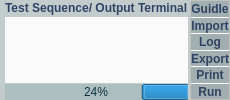
       <widget class="QFrame" name="frame_3">
        <property name="sizePolicy">
         <sizepolicy hsizetype="Preferred" vsizetype="Preferred">
          <horstretch>0</horstretch>
          <verstretch>0</verstretch>
         </sizepolicy>
        </property>
        <property name="minimumSize">
         <size>
          <width>0</width>
          <height>0</height>
         </size>
        </property>
        <property name="sizeIncrement">
         <size>
          <width>0</width>
          <height>0</height>
         </size>
        </property>
        <property name="font">
         <font>
          <family>Sans</family>
          <pointsize>10</pointsize>
          <weight>75</weight>
          <italic>false</italic>
          <bold>true</bold>
         </font>
        </property>
        <property name="styleSheet">
         <string notr="true">QFrame
{
font: 87 10pt &quot;Sans&quot;; 
font:bold;
background-color: rgba(194,204,205);
color: rgb(49, 67, 100);
}</string>
        </property>
        <property name="inputMethodHints">
         <set>Qt::ImhNone</set>
        </property>
        <property name="frameShape">
         <enum>QFrame::NoFrame</enum>
        </property>
        <property name="frameShadow">
         <enum>QFrame::Sunken</enum>
        </property>
        <property name="lineWidth">
         <number>0</number>
        </property>
        <property name="midLineWidth">
         <number>0</number>
        </property>
        <layout class="QGridLayout" name="gridLayout_8" rowstretch="2,8,1">
         <property name="leftMargin">
          <number>5</number>
         </property>
         <property name="topMargin">
          <number>0</number>
         </property>
         <property name="rightMargin">
          <number>0</number>
         </property>
         <property name="bottomMargin">
          <number>0</number>
         </property>
         <property name="horizontalSpacing">
          <number>2</number>
         </property>
         <property name="verticalSpacing">
          <number>1</number>
         </property>
         <item row="0" column="0">
          <widget class="QLabel" name="label_114">
           <property name="text">
            <string>Test Sequence/ Output Terminal</string>
           </property>
          </widget>
         </item>
         <item row="1" column="0">
          <widget class="QFrame" name="frame_4">
           <property name="styleSheet">
            <string notr="true">QFrame
{
font: 87 10pt &quot;Sans&quot;; 
font:bold;
 background-color: rgb(250, 250, 250); 
color: rgb(49, 67, 100);
border:none;
}</string>
           </property>
           <property name="frameShape">
            <enum>QFrame::StyledPanel</enum>
           </property>
           <property name="frameShadow">
            <enum>QFrame::Raised</enum>
           </property>
          </widget>
         </item>
         <item row="2" column="0">
          <widget class="QProgressBar" name="progressBar">
           <property name="sizePolicy">
            <sizepolicy hsizetype="Expanding" vsizetype="Preferred">
             <horstretch>0</horstretch>
             <verstretch>0</verstretch>
            </sizepolicy>
           </property>
           <property name="styleSheet">
            <string notr="true">background-color:rgba(97, 137, 147, 55);
font: 8pt &quot;Waree&quot;;
color: rgb(13, 52, 62);
border: none;
outline: none;
</string>
           </property>
           <property name="value">
            <number>24</number>
           </property>
           <property name="alignment">
            <set>Qt::AlignCenter</set>
           </property>
           <property name="textVisible">
            <bool>true</bool>
           </property>
           <property name="orientation">
            <enum>Qt::Horizontal</enum>
           </property>
           <property name="invertedAppearance">
            <bool>true</bool>
           </property>
          </widget>
         </item>
         <item row="0" column="1" rowspan="3">
          <widget class="QFrame" name="frame_5">
           <property name="sizePolicy">
            <sizepolicy hsizetype="Preferred" vsizetype="Preferred">
             <horstretch>0</horstretch>
             <verstretch>0</verstretch>
            </sizepolicy>
           </property>
           <property name="styleSheet">
            <string notr="true">QFrame
{
font: 87 10pt &quot;Sans&quot;; 
font:bold;
 background-color: rgb(250, 250, 250); 
color: rgb(49, 67, 100);
}</string>
           </property>
           <property name="frameShape">
            <enum>QFrame::StyledPanel</enum>
           </property>
           <property name="frameShadow">
            <enum>QFrame::Raised</enum>
           </property>
           <layout class="QGridLayout" name="gridLayout_11">
            <property name="leftMargin">
             <number>0</number>
            </property>
            <property name="topMargin">
             <number>0</number>
            </property>
            <property name="rightMargin">
             <number>0</number>
            </property>
            <property name="bottomMargin">
             <number>0</number>
            </property>
            <property name="horizontalSpacing">
             <number>0</number>
            </property>
            <property name="verticalSpacing">
             <number>1</number>
            </property>
            <item row="1" column="0">
             <widget class="QPushButton" name="btnImportCte">
              <property name="sizePolicy">
               <sizepolicy hsizetype="Minimum" vsizetype="Preferred">
                <horstretch>0</horstretch>
                <verstretch>30</verstretch>
               </sizepolicy>
              </property>
              <property name="styleSheet">
               <string notr="true">QPushButton
{
border-color: rgb(49, 67, 100);
color: rgb(49,67,100);
background-color: rgb(162,175,176); 
font: 87 10pt &quot;Myriad Pro&quot;;
font:bold;
outline:none;
border:none;
}
QPushButton::hover
{
   background-color:rgba(146,165,201);
  	border:none;
  	outline:none;
}</string>
              </property>
              <property name="text">
               <string>Import</string>
              </property>
              <property name="icon">
               <iconset resource="resources.qrc">
                <normaloff>:/Test/images/button/import_icon.png</normaloff>:/Test/images/button/import_icon.png</iconset>
              </property>
              <property name="iconSize">
               <size>
                <width>20</width>
                <height>20</height>
               </size>
              </property>
              <property name="flat">
               <bool>false</bool>
              </property>
             </widget>
            </item>
            <item row="5" column="0">
             <widget class="QPushButton" name="btnRunCte">
              <property name="sizePolicy">
               <sizepolicy hsizetype="Minimum" vsizetype="Preferred">
                <horstretch>0</horstretch>
                <verstretch>30</verstretch>
               </sizepolicy>
              </property>
              <property name="styleSheet">
               <string notr="true">QPushButton
{
border-color: rgb(49, 67, 100);
color: rgb(49,67,100);
background-color: rgb(162,175,176); 
font: 87 10pt &quot;Myriad Pro&quot;;
font:bold;
outline:none;
border:none;
}
QPushButton::hover
{
   background-color:rgba(146,165,201);
  	border:none;
  	outline:none;
}</string>
              </property>
              <property name="text">
               <string>Run</string>
              </property>
              <property name="icon">
               <iconset resource="resources.qrc">
                <normaloff>:/Test/images/button/start_icon_3.png</normaloff>:/Test/images/button/start_icon_3.png</iconset>
              </property>
              <property name="iconSize">
               <size>
                <width>20</width>
                <height>20</height>
               </size>
              </property>
              <property name="flat">
               <bool>false</bool>
              </property>
             </widget>
            </item>
            <item row="0" column="0">
             <widget class="QPushButton" name="btnGuidleCte">
              <property name="sizePolicy">
               <sizepolicy hsizetype="Minimum" vsizetype="Preferred">
                <horstretch>0</horstretch>
                <verstretch>30</verstretch>
               </sizepolicy>
              </property>
              <property name="styleSheet">
               <string notr="true">QPushButton
{
border-color: rgb(49, 67, 100);
color: rgb(49,67,100);
background-color: rgb(162,175,176); 
font: 87 10pt &quot;Myriad Pro&quot;;
font:bold;
outline:none;
border:none;
}
QPushButton::hover
{
   background-color:rgba(146,165,201);
  	border:none;
  	outline:none;
}</string>
              </property>
              <property name="text">
               <string>Guidle</string>
              </property>
              <property name="icon">
               <iconset resource="resources.qrc">
                <normaloff>:/Test/images/button/guidle_icon.png</normaloff>:/Test/images/button/guidle_icon.png</iconset>
              </property>
              <property name="iconSize">
               <size>
                <width>20</width>
                <height>20</height>
               </size>
              </property>
              <property name="flat">
               <bool>false</bool>
              </property>
             </widget>
            </item>
            <item row="4" column="0">
             <widget class="QPushButton" name="btnPrintCte">
              <property name="sizePolicy">
               <sizepolicy hsizetype="Minimum" vsizetype="Preferred">
                <horstretch>0</horstretch>
                <verstretch>30</verstretch>
               </sizepolicy>
              </property>
              <property name="styleSheet">
               <string notr="true">QPushButton
{
border-color: rgb(49, 67, 100);
color: rgb(49,67,100);
background-color: rgb(162,175,176); 
font: 87 10pt &quot;Myriad Pro&quot;;
font:bold;
outline:none;
border:none;
}
QPushButton::hover
{
   background-color:rgba(146,165,201);
  	border:none;
  	outline:none;
}</string>
              </property>
              <property name="text">
               <string>Print</string>
              </property>
              <property name="icon">
               <iconset resource="resources.qrc">
                <normaloff>:/Test/images/button/print-icon.png</normaloff>:/Test/images/button/print-icon.png</iconset>
              </property>
              <property name="iconSize">
               <size>
                <width>20</width>
                <height>20</height>
               </size>
              </property>
              <property name="flat">
               <bool>false</bool>
              </property>
             </widget>
            </item>
            <item row="3" column="0">
             <widget class="QPushButton" name="btnExportCte">
              <property name="enabled">
               <bool>true</bool>
              </property>
              <property name="sizePolicy">
               <sizepolicy hsizetype="Minimum" vsizetype="Preferred">
                <horstretch>0</horstretch>
                <verstretch>30</verstretch>
               </sizepolicy>
              </property>
              <property name="styleSheet">
               <string notr="true">QPushButton
{
border-color: rgb(49, 67, 100);
color: rgb(49,67,100);
background-color: rgb(162,175,176); 
font: 87 10pt &quot;Myriad Pro&quot;;
font:bold;
outline:none;
border:none;
}
QPushButton::hover
{
   background-color:rgba(146,165,201);
  	border:none;
  	outline:none;
}</string>
              </property>
              <property name="text">
               <string>Export</string>
              </property>
              <property name="icon">
               <iconset resource="resources.qrc">
                <normaloff>:/Test/images/button/export_icon2.png</normaloff>:/Test/images/button/export_icon2.png</iconset>
              </property>
              <property name="iconSize">
               <size>
                <width>20</width>
                <height>20</height>
               </size>
              </property>
              <property name="flat">
               <bool>false</bool>
              </property>
             </widget>
            </item>
            <item row="2" column="0">
             <widget class="QPushButton" name="btnLogCte">
              <property name="sizePolicy">
               <sizepolicy hsizetype="Minimum" vsizetype="Preferred">
                <horstretch>0</horstretch>
                <verstretch>30</verstretch>
               </sizepolicy>
              </property>
              <property name="styleSheet">
               <string notr="true">QPushButton
{
border-color: rgb(49, 67, 100);
color: rgb(49,67,100);
background-color: rgb(162,175,176); 
font: 87 10pt &quot;Myriad Pro&quot;;
font:bold;
outline:none;
border:none;
}
QPushButton::hover
{
   background-color:rgba(146,165,201);
  	border:none;
  	outline:none;
}</string>
              </property>
              <property name="text">
               <string>Log</string>
              </property>
              <property name="icon">
               <iconset resource="resources.qrc">
                <normaloff>:/Test/images/button/log_icon.png</normaloff>:/Test/images/button/log_icon.png</iconset>
              </property>
              <property name="iconSize">
               <size>
                <width>20</width>
                <height>20</height>
               </size>
              </property>
              <property name="flat">
               <bool>false</bool>
              </property>
             </widget>
            </item>
           </layout>
          </widget>
         </item>
        </layout>
       </widget>
